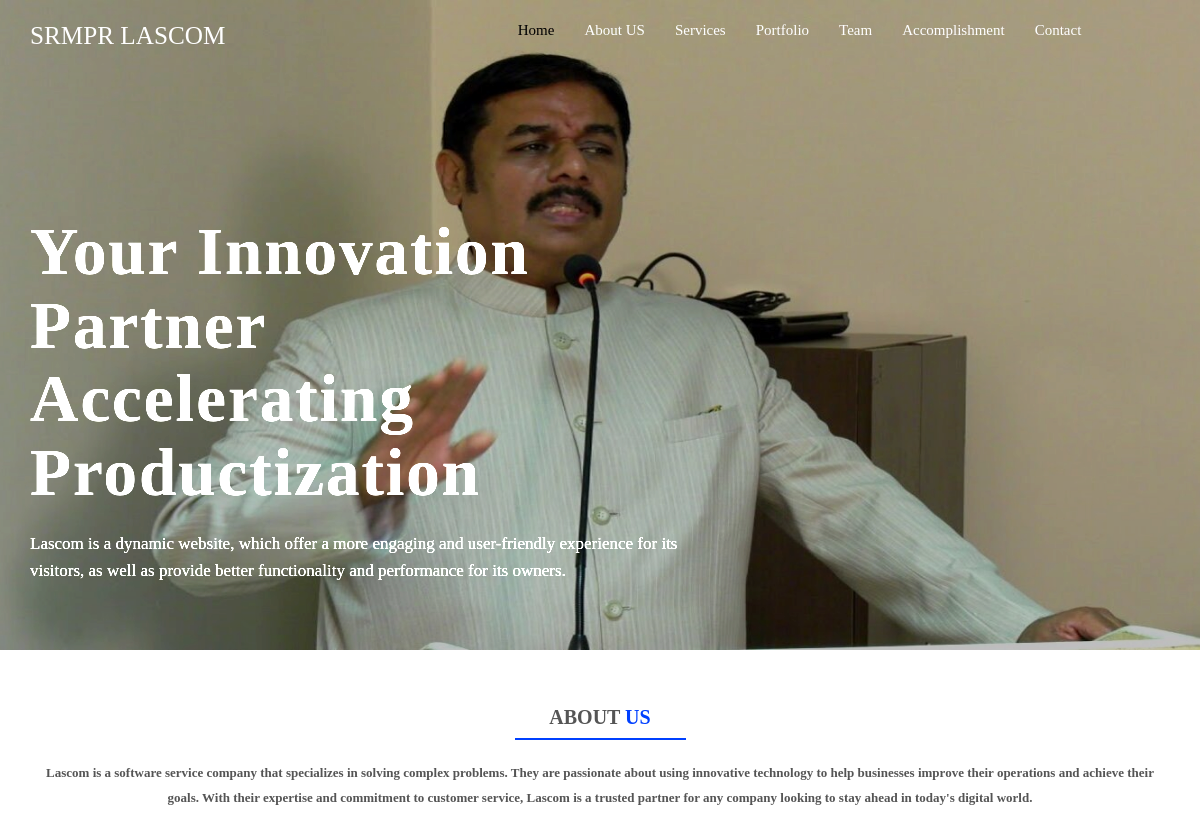
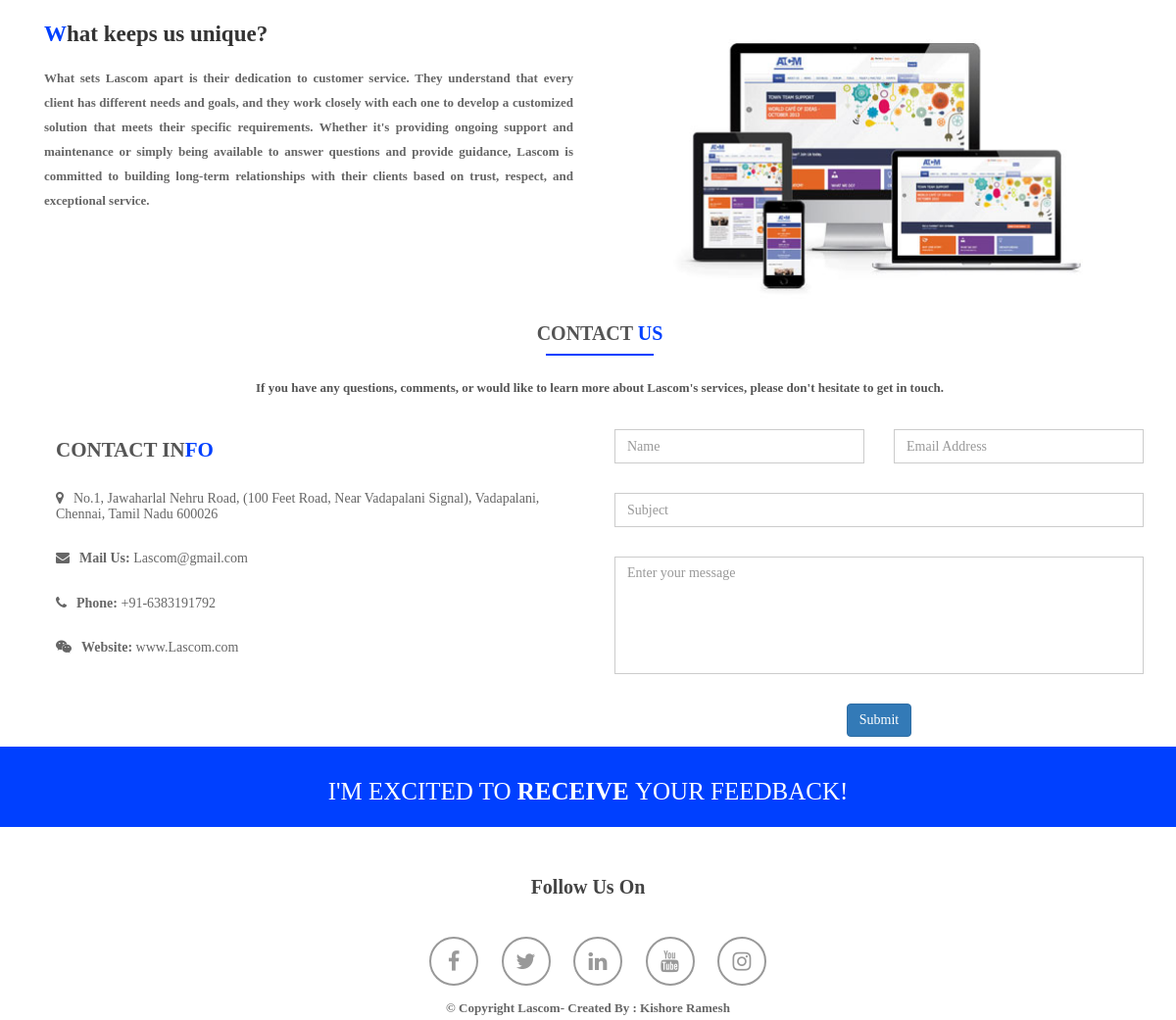
Page /Home.php on the committed database (2 pictures, top to bottom).
### tables this page shows
CREATE TABLE `paragraph` (
  `ParagraphID` int(11) NOT NULL,
  `Content` varchar(1000) NOT NULL,
  `Date_and_Time` datetime NOT NULL
);

CREATE TABLE `homepage` (
  `id` int(11) NOT NULL,
  `Paragraph` text NOT NULL,
  `Date_and_Time` datetime NOT NULL
);

### Home.php (the view, shortened to what this page needs)
<!DOCTYPE html>
<html lang="en">
<head>
  <link rel="stylesheet" type="text/css" href="css/bootstrap.css">
  <link rel="stylesheet" type="text/css" href="css/style.css">
  <link rel="stylesheet" type="text/css" href="css/responsive.css">
  <link rel="stylesheet" type="text/css" href="css/animate.css">
  <link rel="stylesheet" type="text/css" href="css/prettyPhoto.css">
  <link rel="stylesheet" href="https://cdnjs.cloudflare.com/ajax/libs/font-awesome/4.7.0/css/font-awesome.min.css" />
  <link rel="stylesheet" type="text/css" href="css/owl.carousel.css">
  <link rel="stylesheet" type="text/css" href="css/owl.theme.css">
  <link rel="stylesheet" type="text/css" href="css/owl.transitions.css">
</head>
<body data-spy="scroll" data-target=".navbar-default" data-offset="100">
  <header id="menu">
    <div class="navbar navbar-default navbar-fixed-top">
      <div class="container">
        <div class="container-fluid">
          <div class="navbar-header">
            <a class="navbar-brand" href="#menu">
              <h1 style="font-size: 1.4em;">SRMPR LASCOM</h1>
            </a>
          </div>
          <div class="collapse navbar-collapse" id="bs-example-navbar-collapse-1">
            <ul class="nav navbar-nav">
              <li class="active"><a class="scroll" href="Home.php">Home</a></li>
              <li><a href="AboutUS.php">About US</a></li>
              <li><a href="Services.php">Services</a></li>
              <li><a href="Portfolio.php">Portfolio</a></li>
              <li><a href="Team.php">Team</a></li>
              <li><a href="Blog.php">Accomplishment</a></li>
              <li><a href="Contact.php">Contact</a></li>
            </ul>
          </div>
        </div>
      </div>
    </div>
  </header>
  <section id="slider">
    <div id="home-carousel" class="carousel slide" data-ride="carousel">
      <div class="carousel-inner">
        <div class="item active" style="background-image:url(images/Slider/slider-4.jpg); filter: brightness(150%);">
          <div class="carousel-caption container">
            <div class="row">
              <div class="col-md-7 col-sm-12 col-xs-12">
                <h2>Your Innovation Partner <br> Accelerating Productization</h2>
                <p>
                  <?php
                  $connection = new mysqli("localhost", "root", "", "lascomdb");
                  $sql = "SELECT Content FROM paragraph WHERE Paragraphid = 1";
                  $result = mysqli_query($connection, $sql);
                  $row = mysqli_fetch_assoc($result);
                  $content = $row['Content'];
                  echo $content;
                  ?>
                </p>
              </div>
            </div>
          </div>
        </div>
      </div>
    </div>
  </section>
  <section id="about">
    <div class="container">
      <div class="wow fadeInDown" class="col-md-8 col-md-offset-2">
        <div class="heading">
          <h2>ABOUT <span>US</span></h2>
          <div class="line"></div>
          <p>
            <?php
            $connection = new mysqli("localhost", "root", "", "lascomdb");
            $sql = "SELECT Paragraph FROM homepage WHERE id = 4";
            $result = mysqli_query($connection, $sql);
            $row = mysqli_fetch_assoc($result);
            $Paragraph = $row['Paragraph'];
            echo $Paragraph;
            ?>
          </p>
        </div>
      </div>
      <div class="row">
        <div class="col-md-12 ab-sec">
          <div class="col-md-6">
            <h3 class="wow fadeInDown" data-wow-duration="1000ms" data-wow-delay="300ms">
              <span>W</span>hat keeps us unique?
            </h3>
            <p>
              <?php
              $connection = new mysqli("localhost", "root", "", "lascomdb");
              $sql = "SELECT Paragraph FROM homepage WHERE id = 6";
              $result = mysqli_query($connection, $sql);
              $row = mysqli_fetch_assoc($result);
              $Paragraph = $row['Paragraph'];
              echo $Paragraph;
              ?>
            </p>
          </div>
          <div class="col-md-6 ab-sec-img wow fadeInUp" data-wow-duration="1000ms" data-wow-delay="300ms"><img src="images/Aboutus/01.jpg" alt=""> </div>
        </div>
      </div>
    </div>
  </section>
  <section id="contact">
    <div class="container">
      <div class="col-md-8 col-md-offset-2">
        <div class="heading">
          <h2>CONTACT <span>US</span></h2>
          <div class="line"></div>
          <p>
            <?php
            $connection = new mysqli("localhost", "root", "", "lascomdb");
            $sql = "SELECT Content FROM paragraph WHERE Paragraphid = 13";
            $result = mysqli_query($connection, $sql);
            $row = mysqli_fetch_assoc($result);
            $content = $row['Content'];
            echo $content;
            ?>
          </p>
        </div>
      </div>
      <div class="text-center">
        <div class="col-md-6 col-sm-6 contact-sec-1">
          <h4>CONTACT IN<span>FO</span></h4>
          <ul class="contact-form">
            <li><i class="fa fa-map-marker"></i>
              <h6>
                <?php
                $connection = new mysqli("localhost", "root", "", "lascomdb");
                $sql = "SELECT Content FROM paragraph WHERE Paragraphid = 14";
                $result = mysqli_query($connection, $sql);
                $row = mysqli_fetch_assoc($result);
                $content = $row['Content'];
                echo $content;
                ?>
              </h6>
            </li>
            <li><i class="fa fa-envelope"></i>
              <h6><strong>Mail Us:</strong> <a href="#">Lascom@gmail.com</a></h6>
            </li>
            <li><i class="fa fa-phone"></i>
              <h6><strong>Phone:</strong> +91-6383191792 </h6>
            </li>
            <li><i class="fa fa-wechat"></i>
              <h6><strong>Website:</strong> <a href="#">www.Lascom.com</a> </h6>
            </li>
          </ul>
        </div>
        <div class="col-md-6 col-sm-6">
          <form id="main-contact-form" action="Home.php" name="frmContact" method="post">
            <div class="row  wow fadeInDown" data-wow-duration="1000ms" data-wow-delay="300ms">
              <div class="col-sm-6">
                <div class="form-group">
                  <input type="text" name="txtname" class="form-control" placeholder="Name" required="required">
                </div>
              </div>
              <div class="col-sm-6">
                <div class="form-group">
                  <input type="email" name="txtmail" class="form-control" placeholder="Email Address" required="required">
                </div>
              </div>
            </div>
            <div class="form-group">
              <input type="text" name="txtsubject" class="form-control" placeholder="Subject" required="required">
            </div>
            <div class="form-group">
              <textarea name="txtmessage" id="message" class="form-control" rows="4" placeholder="Enter your message" required="required"></textarea>
            </div>
            <input class="btn btn-primary" name="txtsubmit" type="submit" />
          </form>
        </div>
      </div>
    </div>
  </section>
  <footer id="footer">
    <div class="bg-sec">
      <div class="container">
        <h2>I'm excited to <strong>receive </strong>your feedback!</h2>
      </div>
    </div>
  </footer>
  <footer id="footer-down">
    <h2>Follow Us On</h2>
    <ul class="social-icon">
      <li><a href="#"><i class="fa fa-facebook-f"></i></a></li>
      <li><a href="#"><i class="fa fa-twitter"></i></a></li>
      <li><a href="#"><i class="fa fa-linkedin"></i></a></li>
      <li><a href="#"><i class="fa fa-youtube"></i></a></li>
      <li><a href="#"><i class="fa fa-instagram"></i></a></li>
    </ul>
    <p> &copy; Copyright Lascom- Created By : Kishore Ramesh</p>
  </footer>
</body>
</html>

### css/style.css (style rules this page uses)
* { margin: 0 auto; }
body { font-family: 'helvetica_ce_55_romanregular'; }
p { font-size: 13px; color: #666; font-weight: bolder; line-height: 25px; font-family: 'open_sansregular'; }
h1, h2, h3, h4, h5, h6, .h1, .h2, .h3, .h4, .h5, .h6 { font-family: 'helvetica_ce_55_romanregular'; }
h1 { color: #fff; font-size: 30px; text-transform: uppercase; }
h2 { color: #555; font-size: 20px; text-transform: uppercase; font-weight: bolder; }
h3 { color: #333; font-size: 23px; }
h4 { color: #555; font-size: 21px; text-transform: uppercase; }
h6 { font-size: 16px; }
strong { font-weight: bolder; }
span { color: #0040ff; }
.line { border: 1px solid #0040ff; width: 15%; }
.navbar-default { background: rgba(248, 248, 248, 0); border: rgba(248, 248, 248, 0); padding: 5px 5px; }
#menu { position: absolute; }
#menu .nav { left: 25%; position: relative; }
#menu ul.nav li a { font-size: 15px; color: #fff; }
#menu .nav>li>a { background: none; color: #fff; }
#menu .navbar-default .navbar-nav>.active>a, .navbar-default .navbar-nav>.active>a:hover, .navbar-default .navbar-nav>.active>a:focus { color: black; background: transparent; }
a.navbar-brand { padding: 0px; margin-top: -3px; }
ul.nav li.active a:before { opacity: 1; }
#home-carousel .item { background-position: center top; background-repeat: no-repeat; background-size: cover; width: 100%; height: 650px; }
#home-carousel .item:before { background-color: #000; content: ""; height: 100%; top: 0; left: 0; opacity: 0.5; position: absolute; width: 100%; }
.carousel-caption { left: 15px; right: 15px; top: 50%; font-size: 15px; text-align: left; color: #fff; text-shadow: none; margin-top: -130px; }
.carousel-caption h2 { color: #fff; font-size: 75px; font-weight: 600; margin-top: 0px; text-transform: none; letter-spacing: 2px; margin-bottom: 20px; }
.carousel-caption p { color: #FFFFFF; font-size: 17px; font-weight: normal; line-height: 27px; }
#home-carousel .item h1, #home-carousel .item h2, #home-carousel .item p { opacity: 0; -moz-transform: scale(0.5); -webkit-transform: scale(0.5); -o-transform: scale(0.5); -ms-transform: scale(0.5); transform: scale(0.5); }
#home-carousel .item.active h1, #home-carousel .item.active h2, #home-carousel .item.active p { opacity: 1; -moz-transform: scale(1); -webkit-transform: scale(1); -o-transform: scale(1); -ms-transform: scale(1); transform: scale(1); }
#home-carousel .item h2 { -webkit-transition: all 0.5s ease-in-out 0.30s; -moz-transition: all 0.5s ease-in-out 0.30s; -ms-transition: all 0.5s ease-in-out 0.30s; -o-transition: all 0.5s ease-in-out 0.30s; transition: all 0.5s ease-in-out 0.30s; }
#home-carousel .item p { -webkit-transition: all 0.5s ease-in-out 0.45s; -moz-transition: all 0.5s ease-in-out 0.45s; -ms-transition: all 0.5s ease-in-out 0.45s; -o-transition: all 0.5s ease-in-out 0.45s; transition: all 0.5s ease-in-out 0.45s; }
#about { padding: 3% 0%; }
#about .heading { text-align: center; }
.heading h2 { font-family: 'helvetica_ce_55_romanregular'; }
.heading p { padding: 20px 0px; font-size: 13px; font-weight: bolder; color: #555; }
.ab-sec { text-align: justify; }
.ab-sec h3 { font-weight: bolder; }
.ab-sec p { padding: 10px 0px; font-size: 13px; }
.bg-sec { background: #0040ff; margin-top: 10px; padding: 1% 0%; }
#contact { text-align: center; padding: 3% 0% 0% 2%; }
.contact-sec-1 { text-align: left; }
.contact-sec-1 h4 { font-weight: bold; }
.contact-sec-1 ul.contact-form li i.fa { color: #666; float: left; margin-right: 10px; }
.contact-sec-1 ul.contact-form li h6 { font-size: 14px; color: #666; margin: 0; }
.contact-sec-1 ul { padding: 0; position: relative; top: 20px; }
.contact-sec-1 ul li { display: block; padding-bottom: 30px; }
.contact-sec-1 ul li a { color: #666; }
.form-group { margin-bottom: 30px; }
textarea.form-control { min-height: 120px; resize: none; }
.form-control { border: 1px solid #ccc; height: 35px; border-radius: 0; box-shadow: none; }
#footer { text-align: center; }
#footer .bg-sec h2 { color: #FFFFFF; font-size: 25px; font-weight: normal; }
#footer-down { position: relative; top: 30px; text-align: center; }
#footer-down h2 { color: #444; margin: 20px 0px 40px 0px; text-transform: none; }
#footer-down ul li { display: inline-block; margin-right: 20px; }
#footer-down ul li a i.fa { color: #999; font-size: 22px; border: 2px solid #999; height: 50px; width: 50px; border-radius: 50px; padding: 25%; }

### rows in the picture
paragraph: Content "Lascom is a dynamic website, which offer a more engaging and user-friendly experience for its visitors, as well as provide better functionality and performance for its owners."
homepage: Paragraph "Lascom is a software service company that specializes in solving complex problems. They are passionate about using innovative technology to help businesses improve their operations and achieve their goals. With their expertise and commitment to customer service, Lascom is a trusted partner for any company looking to stay ahead in today's digital world."
homepage: Paragraph "What sets Lascom apart is their dedication to customer service. They understand that every client has different needs and goals, and they work closely with each one to develop a customized solution that meets their specific requirements. Whether it's providing ongoing support and maintenance or simply being available to answer questions and provide guidance, Lascom is committed to building long-term relationships with their clients based on trust, respect, and exceptional service."
paragraph: Content "If you have any questions, comments, or would like to learn more about Lascom's services, please don't hesitate to get in touch."
paragraph: Content "No.1, Jawaharlal Nehru Road, (100 Feet Road, Near Vadapalani Signal), Vadapalani, Chennai, Tamil Nadu 600026"
